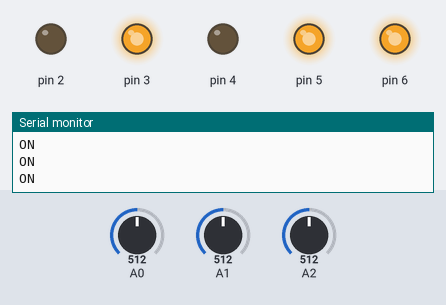
Bench run of a sketch on a simulated Arduino Uno, built with avr-gcc and run on an emulated ATmega328P. Shown: output pins drawn as LEDs (lit = HIGH), the last lines printed to the serial monitor. Inputs (shaded band) come from the test bench; at power-on: A2 = 512, A0 = 512, A1 = 512.

Above: at 1.2 s.
1.3 s: A2 set to 488
At 1.7 s:
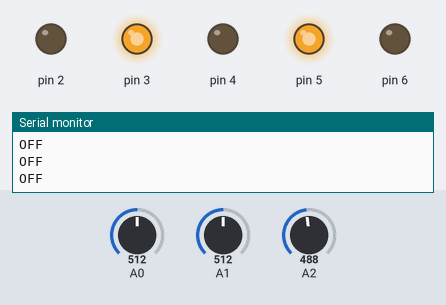
2.8 s: A0 set to 492
At 4.0 s:
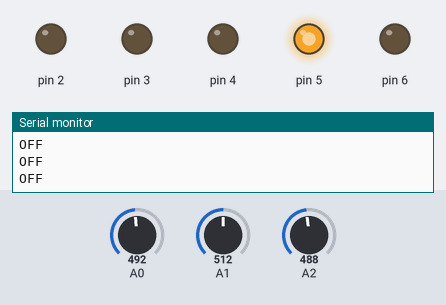
4.3 s: A1 set to 488
At 5.2 s:
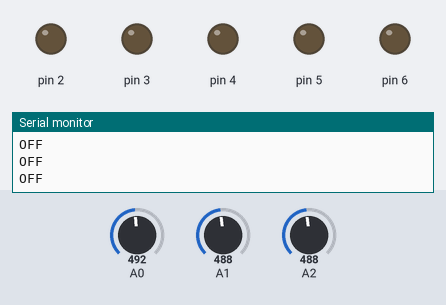
5.8 s: A0 set to 510
At 6.5 s:
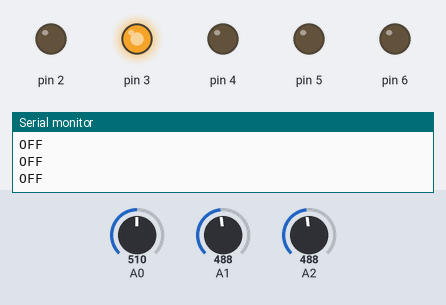
7.3 s: A2 set to 510
At 8.5 s:
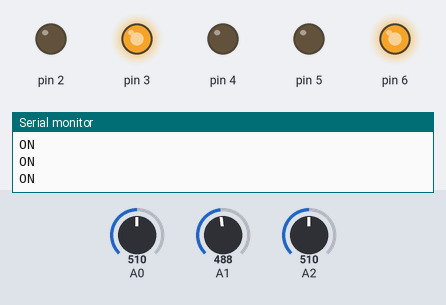
8.8 s: A0 set to 490
At 9.7 s:
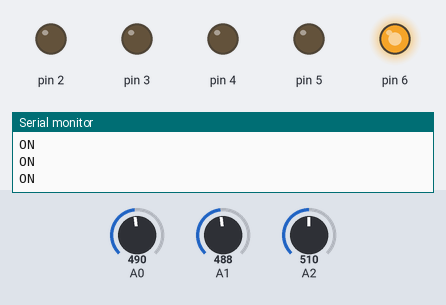
Timing chart, 0 to 11.3 s (numbered marks = the images above; inputs shaded):
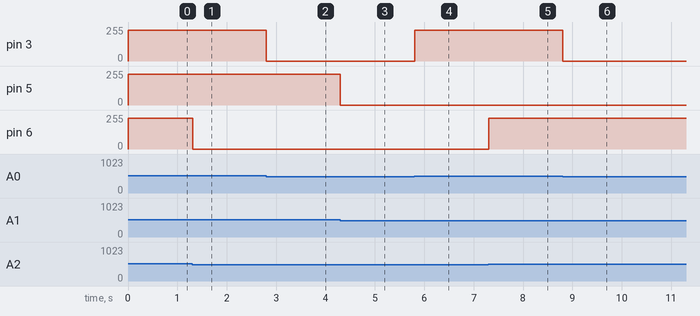

Measured:
- the behaviour switches between 501 and 500 on A2 (found by bisection; images 0 and 1)
- the behaviour switches between 501 and 500 on A0 (found by bisection; images 1 and 2)
- the behaviour switches between 501 and 500 on A1 (found by bisection; images 2 and 3)
- after the input at 1.3 s, pin 6: 232/255 → 0/255 at once
- after the input at 2.8 s, pin 3: 232/255 → 0/255 at once
- after the input at 4.3 s, pin 5: 232/255 → 0/255 at once
- after the input at 5.8 s, pin 3: 0/255 → 232/255 at once
- after the input at 7.3 s, pin 6: 0/255 → 232/255 at once
- after the input at 8.8 s, pin 3: 232/255 → 0/255 at once

The sketch:

sketch_apr13b.ino
```cpp
void setup() {
 pinMode(2,OUTPUT);
 pinMode(3,OUTPUT);
 pinMode(4,OUTPUT);
Serial.begin(9600);
}

void loop() {
  int a=analogRead(A0);

if(a>500){
//  Serial.println("ON");
  analogWrite(3,1000);
}else{
//  Serial.println("OFF");
  analogWrite(3,0);
  }
  int b=analogRead(A1);
if(b>500){
//  Serial.println("ON");
  analogWrite(5,1000);
}else{
//  Serial.println("OFF");
  analogWrite(5,0);
}
int c=analogRead(A2);
if(c>500){
  Serial.println("ON");
  analogWrite(6,1000);
}else{
  Serial.println("OFF");
  analogWrite(6,0);
}
//Serial.println(c);
}
```
